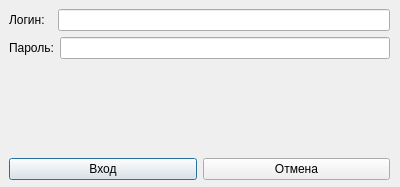
<?xml version="1.0" encoding="UTF-8"?>
<ui version="4.0">
 <class>Dialog</class>
 <widget class="QDialog" name="Dialog">
  <property name="geometry">
   <rect>
    <x>0</x>
    <y>0</y>
    <width>400</width>
    <height>187</height>
   </rect>
  </property>
  <property name="minimumSize">
   <size>
    <width>400</width>
    <height>187</height>
   </size>
  </property>
  <property name="maximumSize">
   <size>
    <width>400</width>
    <height>187</height>
   </size>
  </property>
  <property name="windowTitle">
   <string>Dialog</string>
  </property>
  <widget class="QWidget" name="gridLayoutWidget">
   <property name="geometry">
    <rect>
     <x>9</x>
     <y>9</y>
     <width>381</width>
     <height>171</height>
    </rect>
   </property>
   <layout class="QGridLayout" name="gridLayout">
    <item row="2" column="0">
     <layout class="QHBoxLayout" name="horizontalLayout">
      <item>
       <widget class="QPushButton" name="pushButton">
        <property name="text">
         <string>Вход</string>
        </property>
       </widget>
      </item>
      <item>
       <widget class="QPushButton" name="pushButton_2">
        <property name="text">
         <string>Отмена</string>
        </property>
       </widget>
      </item>
     </layout>
    </item>
    <item row="0" column="0">
     <layout class="QVBoxLayout" name="verticalLayout">
      <item>
       <layout class="QVBoxLayout" name="verticalLayout_2">
        <item>
         <layout class="QHBoxLayout" name="horizontalLayout_2">
          <item>
           <widget class="QLabel" name="label">
            <property name="text">
             <string>Логин:</string>
            </property>
           </widget>
          </item>
          <item>
           <spacer name="horizontalSpacer">
            <property name="orientation">
             <enum>Qt::Horizontal</enum>
            </property>
            <property name="sizeType">
             <enum>QSizePolicy::Fixed</enum>
            </property>
            <property name="sizeHint" stdset="0">
             <size>
              <width>7</width>
              <height>20</height>
             </size>
            </property>
           </spacer>
          </item>
          <item>
           <widget class="QLineEdit" name="login"/>
          </item>
         </layout>
        </item>
        <item>
         <layout class="QHBoxLayout" name="horizontalLayout_3">
          <item>
           <widget class="QLabel" name="label_2">
            <property name="text">
             <string>Пароль:</string>
            </property>
           </widget>
          </item>
          <item>
           <widget class="QLineEdit" name="pass"/>
          </item>
         </layout>
        </item>
       </layout>
      </item>
     </layout>
    </item>
    <item row="1" column="0">
     <spacer name="verticalSpacer">
      <property name="orientation">
       <enum>Qt::Vertical</enum>
      </property>
      <property name="sizeHint" stdset="0">
       <size>
        <width>20</width>
        <height>40</height>
       </size>
      </property>
     </spacer>
    </item>
   </layout>
  </widget>
 </widget>
 <resources/>
 <connections/>
</ui>
